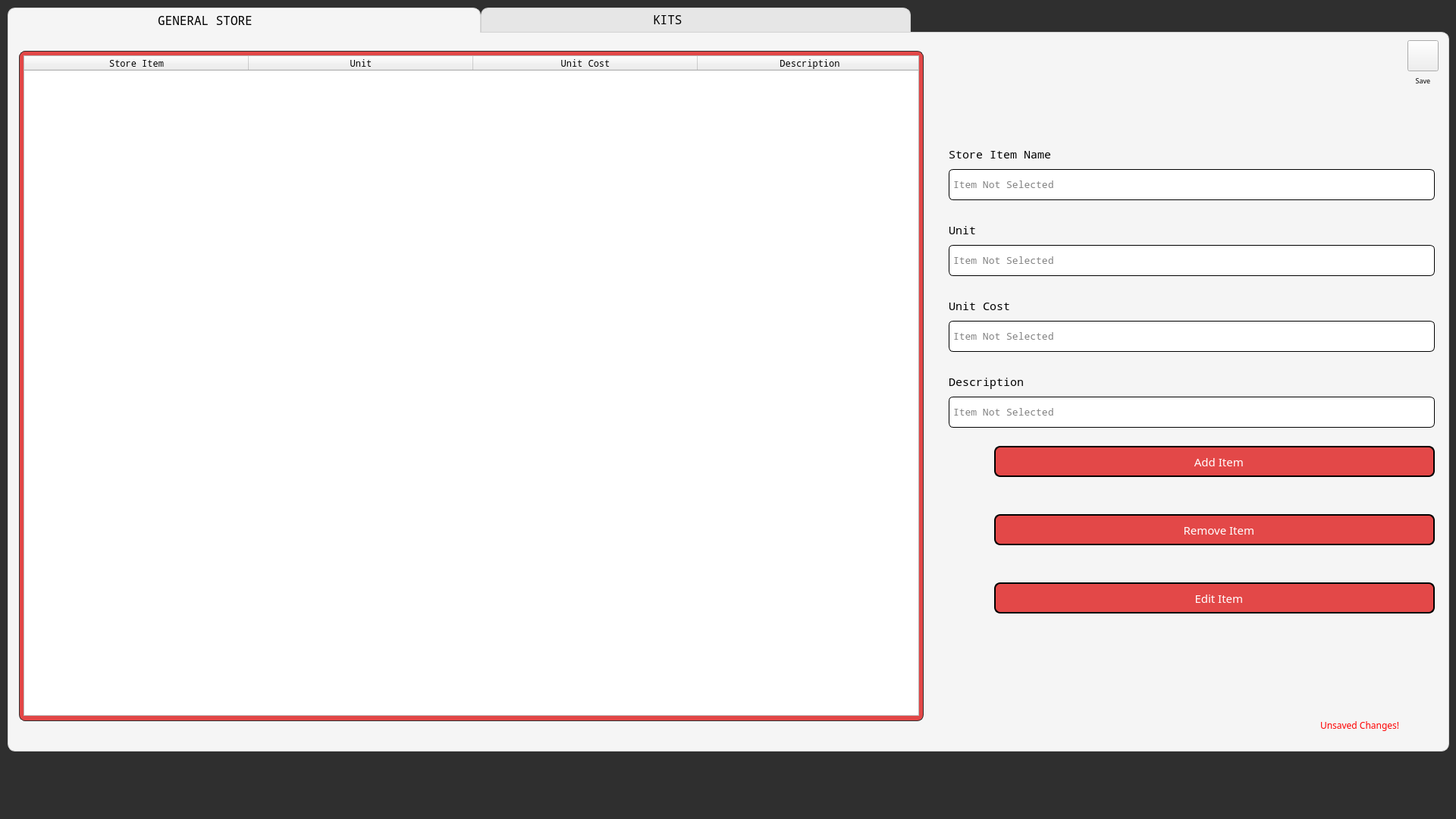
<?xml version="1.0" encoding="UTF-8"?>
<ui version="4.0">
 <class>MainWindow</class>
 <widget class="QMainWindow" name="MainWindow">
  <property name="geometry">
   <rect>
    <x>0</x>
    <y>0</y>
    <width>1920</width>
    <height>1080</height>
   </rect>
  </property>
  <property name="windowTitle">
   <string>Store Management System</string>
  </property>
  <property name="styleSheet">
   <string notr="true">#centralwidget{
	background-color: rgb(47, 47, 47);
}</string>
  </property>
  <widget class="QWidget" name="centralwidget">
   <widget class="QTabWidget" name="tabWidget">
    <property name="geometry">
     <rect>
      <x>10</x>
      <y>10</y>
      <width>1901</width>
      <height>981</height>
     </rect>
    </property>
    <property name="font">
     <font>
      <family>Noto Mono</family>
      <pointsize>12</pointsize>
      <weight>50</weight>
      <bold>false</bold>
     </font>
    </property>
    <property name="styleSheet">
     <string notr="true">QTabWidget::pane {
  border: 1px solid lightgray;
  top:-1px; 
  background: rgb(245, 245, 245);; 
  border-top-right-radius: 10px;
  border-bottom-left-radius: 10px;
  border-bottom-right-radius: 10px;
} 

QTabBar::tab {
  background: rgb(230, 230, 230); 
  border: 1px solid lightgray; 
  border-top-left-radius: 10px;
  border-top-right-radius: 10px;
  min-width: 150ex;
  padding: 6px;
padding-left : 5px;
padding-right: 300px;
} 

QTabBar::tab:selected { 
  background: rgb(245, 245, 245); 
  margin-bottom: -1px; 
}</string>
    </property>
    <property name="tabPosition">
     <enum>QTabWidget::North</enum>
    </property>
    <property name="currentIndex">
     <number>0</number>
    </property>
    <property name="iconSize">
     <size>
      <width>35</width>
      <height>35</height>
     </size>
    </property>
    <property name="elideMode">
     <enum>Qt::ElideNone</enum>
    </property>
    <property name="documentMode">
     <bool>false</bool>
    </property>
    <widget class="QWidget" name="tab">
     <attribute name="icon">
      <iconset resource="icons.qrc">
       <normaloff>:/images/generalstoretabicon.png</normaloff>
       <normalon>:/images/generalstoretabiconHL.png</normalon>
       <activeoff>:/images/generalstoretabicon.png</activeoff>
       <selectedoff>:/images/generalstoretabicon.png</selectedoff>
       <selectedon>:/images/generalstoretabiconHL.png</selectedon>:/images/generalstoretabicon.png</iconset>
     </attribute>
     <attribute name="title">
      <string>                    GENERAL STORE</string>
     </attribute>
     <widget class="QTableWidget" name="GeneralStoreList">
      <property name="geometry">
       <rect>
        <x>20</x>
        <y>30</y>
        <width>1181</width>
        <height>871</height>
       </rect>
      </property>
      <property name="font">
       <font>
        <family>Noto Mono</family>
        <pointsize>12</pointsize>
        <weight>50</weight>
        <italic>false</italic>
        <bold>false</bold>
       </font>
      </property>
      <property name="styleSheet">
       <string notr="true">font-family: Noto Mono;
selection-background-color: rgba(226, 71, 71, 120);</string>
      </property>
      <property name="lineWidth">
       <number>1</number>
      </property>
      <property name="verticalScrollBarPolicy">
       <enum>Qt::ScrollBarAsNeeded</enum>
      </property>
      <property name="horizontalScrollBarPolicy">
       <enum>Qt::ScrollBarAlwaysOff</enum>
      </property>
      <property name="selectionMode">
       <enum>QAbstractItemView::SingleSelection</enum>
      </property>
      <property name="selectionBehavior">
       <enum>QAbstractItemView::SelectRows</enum>
      </property>
      <property name="cornerButtonEnabled">
       <bool>false</bool>
      </property>
      <attribute name="horizontalHeaderCascadingSectionResizes">
       <bool>false</bool>
      </attribute>
      <attribute name="horizontalHeaderDefaultSectionSize">
       <number>296</number>
      </attribute>
      <attribute name="horizontalHeaderShowSortIndicator" stdset="0">
       <bool>false</bool>
      </attribute>
      <attribute name="verticalHeaderVisible">
       <bool>false</bool>
      </attribute>
      <column>
       <property name="text">
        <string>Store Item</string>
       </property>
      </column>
      <column>
       <property name="text">
        <string>Unit</string>
       </property>
      </column>
      <column>
       <property name="text">
        <string>Unit Cost</string>
       </property>
      </column>
      <column>
       <property name="text">
        <string>Description</string>
       </property>
      </column>
     </widget>
     <widget class="QWidget" name="ListBackground" native="true">
      <property name="geometry">
       <rect>
        <x>14</x>
        <y>24</y>
        <width>1193</width>
        <height>884</height>
       </rect>
      </property>
      <property name="styleSheet">
       <string notr="true">background-color: rgb(47,47,47);
background-color: rgb(226, 71, 71);
border: 1px solid rgb(47,47,47);
border-radius: 8px;</string>
      </property>
     </widget>
     <widget class="QLabel" name="LabelStoreItemName">
      <property name="geometry">
       <rect>
        <x>1240</x>
        <y>140</y>
        <width>641</width>
        <height>41</height>
       </rect>
      </property>
      <property name="font">
       <font>
        <family>Noto Mono</family>
        <pointsize>11</pointsize>
       </font>
      </property>
      <property name="text">
       <string>Store Item Name</string>
      </property>
     </widget>
     <widget class="QLineEdit" name="EditStoreItemName">
      <property name="geometry">
       <rect>
        <x>1240</x>
        <y>180</y>
        <width>641</width>
        <height>41</height>
       </rect>
      </property>
      <property name="font">
       <font>
        <family>Noto Mono</family>
        <pointsize>10</pointsize>
       </font>
      </property>
      <property name="styleSheet">
       <string notr="true">border: 1px solid black;
border-radius: 6px;
padding-left: 3px;</string>
      </property>
      <property name="text">
       <string/>
      </property>
      <property name="readOnly">
       <bool>true</bool>
      </property>
      <property name="placeholderText">
       <string>Item Not Selected</string>
      </property>
     </widget>
     <widget class="QLabel" name="LabelUnit">
      <property name="geometry">
       <rect>
        <x>1240</x>
        <y>240</y>
        <width>641</width>
        <height>41</height>
       </rect>
      </property>
      <property name="font">
       <font>
        <family>Noto Mono</family>
        <pointsize>11</pointsize>
       </font>
      </property>
      <property name="text">
       <string>Unit</string>
      </property>
     </widget>
     <widget class="QLineEdit" name="EditUnit">
      <property name="geometry">
       <rect>
        <x>1240</x>
        <y>280</y>
        <width>641</width>
        <height>41</height>
       </rect>
      </property>
      <property name="font">
       <font>
        <family>Noto Mono</family>
        <pointsize>10</pointsize>
       </font>
      </property>
      <property name="styleSheet">
       <string notr="true">border: 1px solid black;
border-radius: 6px;
padding-left: 3px;</string>
      </property>
      <property name="text">
       <string/>
      </property>
      <property name="readOnly">
       <bool>true</bool>
      </property>
      <property name="placeholderText">
       <string>Item Not Selected</string>
      </property>
     </widget>
     <widget class="QLabel" name="LabelUnitCost">
      <property name="geometry">
       <rect>
        <x>1240</x>
        <y>340</y>
        <width>641</width>
        <height>41</height>
       </rect>
      </property>
      <property name="font">
       <font>
        <family>Noto Mono</family>
        <pointsize>11</pointsize>
       </font>
      </property>
      <property name="text">
       <string>Unit Cost</string>
      </property>
     </widget>
     <widget class="QLineEdit" name="EditUnitCost">
      <property name="geometry">
       <rect>
        <x>1240</x>
        <y>380</y>
        <width>641</width>
        <height>41</height>
       </rect>
      </property>
      <property name="font">
       <font>
        <family>Noto Mono</family>
        <pointsize>10</pointsize>
       </font>
      </property>
      <property name="styleSheet">
       <string notr="true">border: 1px solid black;
border-radius: 6px;
padding-left: 3px;</string>
      </property>
      <property name="text">
       <string/>
      </property>
      <property name="readOnly">
       <bool>true</bool>
      </property>
      <property name="placeholderText">
       <string>Item Not Selected</string>
      </property>
     </widget>
     <widget class="QLabel" name="LabelDescription">
      <property name="geometry">
       <rect>
        <x>1240</x>
        <y>440</y>
        <width>641</width>
        <height>41</height>
       </rect>
      </property>
      <property name="font">
       <font>
        <family>Noto Mono</family>
        <pointsize>11</pointsize>
       </font>
      </property>
      <property name="text">
       <string>Description</string>
      </property>
     </widget>
     <widget class="QLineEdit" name="EditDescription">
      <property name="geometry">
       <rect>
        <x>1240</x>
        <y>480</y>
        <width>641</width>
        <height>41</height>
       </rect>
      </property>
      <property name="font">
       <font>
        <family>Noto Mono</family>
        <pointsize>10</pointsize>
       </font>
      </property>
      <property name="styleSheet">
       <string notr="true">border: 1px solid black;
border-radius: 6px;
padding-left: 3px;</string>
      </property>
      <property name="text">
       <string/>
      </property>
      <property name="readOnly">
       <bool>true</bool>
      </property>
      <property name="placeholderText">
       <string>Item Not Selected</string>
      </property>
     </widget>
     <widget class="QPushButton" name="AddItemButton">
      <property name="geometry">
       <rect>
        <x>1300</x>
        <y>545</y>
        <width>581</width>
        <height>41</height>
       </rect>
      </property>
      <property name="font">
       <font>
        <family>Noto Sans</family>
        <pointsize>11</pointsize>
       </font>
      </property>
      <property name="styleSheet">
       <string notr="true">QPushButton {
	color:white;
	border: 2px solid black;
	border-radius: 8px;
	background-color: rgba(220, 0, 0, 180);
}
QPushButton:hover {
	background-color: rgba(180, 0, 0, 200);
}
QPushButton:pressed {
	background-color: rgba(140, 0, 0, 200);
}</string>
      </property>
      <property name="text">
       <string>   Add Item</string>
      </property>
      <property name="iconSize">
       <size>
        <width>25</width>
        <height>25</height>
       </size>
      </property>
     </widget>
     <widget class="QPushButton" name="RemoveItemButton">
      <property name="geometry">
       <rect>
        <x>1300</x>
        <y>635</y>
        <width>581</width>
        <height>41</height>
       </rect>
      </property>
      <property name="font">
       <font>
        <family>Noto Sans</family>
        <pointsize>11</pointsize>
       </font>
      </property>
      <property name="styleSheet">
       <string notr="true">QPushButton {
	color:white;
	border: 2px solid black;
	border-radius: 8px;
	background-color: rgba(220, 0, 0, 180);
}
QPushButton:hover {
	background-color: rgba(180, 0, 0, 200);
}
QPushButton:pressed {
	background-color: rgba(140, 0, 0, 200);
}</string>
      </property>
      <property name="text">
       <string>   Remove Item</string>
      </property>
      <property name="iconSize">
       <size>
        <width>25</width>
        <height>25</height>
       </size>
      </property>
     </widget>
     <widget class="QPushButton" name="EditItemButton">
      <property name="geometry">
       <rect>
        <x>1300</x>
        <y>725</y>
        <width>581</width>
        <height>41</height>
       </rect>
      </property>
      <property name="font">
       <font>
        <family>Noto Sans</family>
        <pointsize>11</pointsize>
       </font>
      </property>
      <property name="styleSheet">
       <string notr="true">QPushButton {
	color:white;
	border: 2px solid black;
	border-radius: 8px;
	background-color: rgba(220, 0, 0, 180);
}
QPushButton:hover {
	background-color: rgba(180, 0, 0, 200);
}
QPushButton:pressed {
	background-color: rgba(140, 0, 0, 200);
}</string>
      </property>
      <property name="text">
       <string>   Edit Item</string>
      </property>
      <property name="iconSize">
       <size>
        <width>25</width>
        <height>25</height>
       </size>
      </property>
     </widget>
     <widget class="QLabel" name="label">
      <property name="geometry">
       <rect>
        <x>1240</x>
        <y>540</y>
        <width>51</width>
        <height>51</height>
       </rect>
      </property>
      <property name="text">
       <string/>
      </property>
      <property name="pixmap">
       <pixmap resource="icons.qrc">:/images/addStoreItemButtonIcon.png</pixmap>
      </property>
      <property name="scaledContents">
       <bool>true</bool>
      </property>
     </widget>
     <widget class="QLabel" name="label_2">
      <property name="geometry">
       <rect>
        <x>1240</x>
        <y>720</y>
        <width>51</width>
        <height>51</height>
       </rect>
      </property>
      <property name="text">
       <string/>
      </property>
      <property name="pixmap">
       <pixmap resource="icons.qrc">:/images/editStoreItemButtonIcon.png</pixmap>
      </property>
      <property name="scaledContents">
       <bool>true</bool>
      </property>
     </widget>
     <widget class="QLabel" name="label_3">
      <property name="geometry">
       <rect>
        <x>1240</x>
        <y>630</y>
        <width>51</width>
        <height>51</height>
       </rect>
      </property>
      <property name="text">
       <string/>
      </property>
      <property name="pixmap">
       <pixmap resource="icons.qrc">:/images/removeStoreItemButtonIcon.png</pixmap>
      </property>
      <property name="scaledContents">
       <bool>true</bool>
      </property>
     </widget>
     <widget class="QLabel" name="AlertLabel">
      <property name="geometry">
       <rect>
        <x>1870</x>
        <y>900</y>
        <width>21</width>
        <height>21</height>
       </rect>
      </property>
      <property name="text">
       <string/>
      </property>
      <property name="pixmap">
       <pixmap resource="icons.qrc">:/images/alertIcon.png</pixmap>
      </property>
      <property name="scaledContents">
       <bool>true</bool>
      </property>
     </widget>
     <widget class="QPushButton" name="SaveButton">
      <property name="geometry">
       <rect>
        <x>1845</x>
        <y>10</y>
        <width>41</width>
        <height>41</height>
       </rect>
      </property>
      <property name="styleSheet">
       <string notr="true">QPushButton {
border-image: url(:/images/saveIconIdle.png) 0 0 0 0 0.5 0.5;
}
QPushButton:hover {
border-image: url(:/images/saveIconHover.png) 0 0 0 0 0.5 0.5;
}
QPushButton:pressed {
border-image: url(:/images/saveIconPressed.png) 0 0 0 0 0.5 0.5;
}</string>
      </property>
      <property name="text">
       <string/>
      </property>
     </widget>
     <widget class="QLabel" name="AlertText">
      <property name="geometry">
       <rect>
        <x>1730</x>
        <y>903</y>
        <width>141</width>
        <height>20</height>
       </rect>
      </property>
      <property name="font">
       <font>
        <family>Pixeloid Sans</family>
       </font>
      </property>
      <property name="styleSheet">
       <string notr="true">color:red;</string>
      </property>
      <property name="text">
       <string>Unsaved Changes!</string>
      </property>
     </widget>
     <widget class="QLabel" name="LabelSave">
      <property name="geometry">
       <rect>
        <x>1840</x>
        <y>53</y>
        <width>51</width>
        <height>21</height>
       </rect>
      </property>
      <property name="font">
       <font>
        <family>Pixeloid Sans</family>
        <pointsize>7</pointsize>
       </font>
      </property>
      <property name="text">
       <string>Save</string>
      </property>
      <property name="alignment">
       <set>Qt::AlignCenter</set>
      </property>
     </widget>
     <zorder>ListBackground</zorder>
     <zorder>GeneralStoreList</zorder>
     <zorder>LabelStoreItemName</zorder>
     <zorder>EditStoreItemName</zorder>
     <zorder>LabelUnit</zorder>
     <zorder>EditUnit</zorder>
     <zorder>LabelUnitCost</zorder>
     <zorder>EditUnitCost</zorder>
     <zorder>LabelDescription</zorder>
     <zorder>EditDescription</zorder>
     <zorder>AddItemButton</zorder>
     <zorder>RemoveItemButton</zorder>
     <zorder>EditItemButton</zorder>
     <zorder>label</zorder>
     <zorder>label_2</zorder>
     <zorder>label_3</zorder>
     <zorder>AlertLabel</zorder>
     <zorder>SaveButton</zorder>
     <zorder>AlertText</zorder>
     <zorder>LabelSave</zorder>
    </widget>
    <widget class="QWidget" name="tab_2">
     <attribute name="icon">
      <iconset resource="icons.qrc">
       <normaloff>:/images/kitstabicon.png</normaloff>
       <normalon>:/images/kitstabiconHL.png</normalon>:/images/kitstabicon.png</iconset>
     </attribute>
     <attribute name="title">
      <string>                       KITS</string>
     </attribute>
     <widget class="QTableWidget" name="KitContentList">
      <property name="geometry">
       <rect>
        <x>670</x>
        <y>20</y>
        <width>521</width>
        <height>881</height>
       </rect>
      </property>
      <property name="font">
       <font>
        <family>Noto Mono</family>
        <pointsize>10</pointsize>
        <weight>50</weight>
        <italic>false</italic>
        <bold>false</bold>
       </font>
      </property>
      <property name="styleSheet">
       <string notr="true">font-family: Noto Mono;
selection-background-color: rgba(226, 71, 71, 120);</string>
      </property>
      <property name="lineWidth">
       <number>1</number>
      </property>
      <property name="verticalScrollBarPolicy">
       <enum>Qt::ScrollBarAsNeeded</enum>
      </property>
      <property name="horizontalScrollBarPolicy">
       <enum>Qt::ScrollBarAlwaysOff</enum>
      </property>
      <property name="selectionMode">
       <enum>QAbstractItemView::SingleSelection</enum>
      </property>
      <property name="selectionBehavior">
       <enum>QAbstractItemView::SelectRows</enum>
      </property>
      <property name="cornerButtonEnabled">
       <bool>false</bool>
      </property>
      <attribute name="horizontalHeaderCascadingSectionResizes">
       <bool>false</bool>
      </attribute>
      <attribute name="horizontalHeaderDefaultSectionSize">
       <number>175</number>
      </attribute>
      <attribute name="horizontalHeaderShowSortIndicator" stdset="0">
       <bool>false</bool>
      </attribute>
      <attribute name="verticalHeaderVisible">
       <bool>false</bool>
      </attribute>
      <column>
       <property name="text">
        <string>Store Item</string>
       </property>
      </column>
      <column>
       <property name="text">
        <string>Amount</string>
       </property>
      </column>
      <column>
       <property name="text">
        <string>Cost</string>
       </property>
      </column>
     </widget>
     <widget class="QWidget" name="ListBackground_2" native="true">
      <property name="geometry">
       <rect>
        <x>664</x>
        <y>13</y>
        <width>533</width>
        <height>896</height>
       </rect>
      </property>
      <property name="styleSheet">
       <string notr="true">background-color: rgb(47,47,47);
background-color: rgb(226, 71, 71);
border: 1px solid rgb(47,47,47);
border-radius: 8px;</string>
      </property>
     </widget>
     <widget class="QTableWidget" name="KitList">
      <property name="geometry">
       <rect>
        <x>60</x>
        <y>20</y>
        <width>521</width>
        <height>881</height>
       </rect>
      </property>
      <property name="font">
       <font>
        <family>Noto Mono</family>
        <pointsize>12</pointsize>
        <weight>50</weight>
        <italic>false</italic>
        <bold>false</bold>
       </font>
      </property>
      <property name="styleSheet">
       <string notr="true">font-family: Noto Mono;
selection-background-color: rgba(226, 71, 71, 120);</string>
      </property>
      <property name="lineWidth">
       <number>1</number>
      </property>
      <property name="verticalScrollBarPolicy">
       <enum>Qt::ScrollBarAsNeeded</enum>
      </property>
      <property name="horizontalScrollBarPolicy">
       <enum>Qt::ScrollBarAlwaysOff</enum>
      </property>
      <property name="selectionMode">
       <enum>QAbstractItemView::SingleSelection</enum>
      </property>
      <property name="selectionBehavior">
       <enum>QAbstractItemView::SelectRows</enum>
      </property>
      <property name="cornerButtonEnabled">
       <bool>false</bool>
      </property>
      <attribute name="horizontalHeaderCascadingSectionResizes">
       <bool>false</bool>
      </attribute>
      <attribute name="horizontalHeaderDefaultSectionSize">
       <number>520</number>
      </attribute>
      <attribute name="horizontalHeaderShowSortIndicator" stdset="0">
       <bool>false</bool>
      </attribute>
      <attribute name="verticalHeaderVisible">
       <bool>false</bool>
      </attribute>
      <column>
       <property name="text">
        <string>Kit Name</string>
       </property>
      </column>
     </widget>
     <widget class="QWidget" name="ListBackground_3" native="true">
      <property name="geometry">
       <rect>
        <x>54</x>
        <y>14</y>
        <width>533</width>
        <height>894</height>
       </rect>
      </property>
      <property name="styleSheet">
       <string notr="true">background-color: rgb(47,47,47);
background-color: rgb(226, 71, 71);
border: 1px solid rgb(47,47,47);
border-radius: 8px;</string>
      </property>
     </widget>
     <widget class="QLineEdit" name="EditKitName">
      <property name="geometry">
       <rect>
        <x>1270</x>
        <y>60</y>
        <width>611</width>
        <height>41</height>
       </rect>
      </property>
      <property name="font">
       <font>
        <family>Noto Mono</family>
        <pointsize>10</pointsize>
       </font>
      </property>
      <property name="styleSheet">
       <string notr="true">border: 1px solid black;
border-radius: 6px;
padding-left: 3px;</string>
      </property>
      <property name="text">
       <string/>
      </property>
      <property name="readOnly">
       <bool>true</bool>
      </property>
      <property name="placeholderText">
       <string>Item Not Selected</string>
      </property>
     </widget>
     <widget class="QLabel" name="LabelKitName">
      <property name="geometry">
       <rect>
        <x>1270</x>
        <y>20</y>
        <width>611</width>
        <height>41</height>
       </rect>
      </property>
      <property name="font">
       <font>
        <family>Noto Mono</family>
        <pointsize>11</pointsize>
       </font>
      </property>
      <property name="text">
       <string>Kit Name</string>
      </property>
     </widget>
     <widget class="QLabel" name="LabelKitTotalCost">
      <property name="geometry">
       <rect>
        <x>1270</x>
        <y>120</y>
        <width>611</width>
        <height>41</height>
       </rect>
      </property>
      <property name="font">
       <font>
        <family>Noto Mono</family>
        <pointsize>11</pointsize>
       </font>
      </property>
      <property name="text">
       <string>Kit Total Cost</string>
      </property>
     </widget>
     <widget class="QLineEdit" name="EditKitTotalCost">
      <property name="geometry">
       <rect>
        <x>1270</x>
        <y>160</y>
        <width>611</width>
        <height>41</height>
       </rect>
      </property>
      <property name="font">
       <font>
        <family>Noto Mono</family>
        <pointsize>10</pointsize>
       </font>
      </property>
      <property name="styleSheet">
       <string notr="true">border: 1px solid black;
border-radius: 6px;
padding-left: 3px;</string>
      </property>
      <property name="text">
       <string/>
      </property>
      <property name="readOnly">
       <bool>true</bool>
      </property>
      <property name="placeholderText">
       <string>Item Not Selected</string>
      </property>
     </widget>
     <widget class="QPushButton" name="RemoveKitButton">
      <property name="geometry">
       <rect>
        <x>1340</x>
        <y>725</y>
        <width>541</width>
        <height>41</height>
       </rect>
      </property>
      <property name="font">
       <font>
        <family>Noto Sans</family>
        <pointsize>11</pointsize>
       </font>
      </property>
      <property name="styleSheet">
       <string notr="true">QPushButton {
	color:white;
	border: 2px solid black;
	border-radius: 8px;
	background-color: rgba(220, 0, 0, 180);
}
QPushButton:hover {
	background-color: rgba(180, 0, 0, 200);
}
QPushButton:pressed {
	background-color: rgba(140, 0, 0, 200);
}</string>
      </property>
      <property name="text">
       <string>   Remove Kit</string>
      </property>
      <property name="iconSize">
       <size>
        <width>25</width>
        <height>25</height>
       </size>
      </property>
     </widget>
     <widget class="QPushButton" name="AddKitButton">
      <property name="geometry">
       <rect>
        <x>1340</x>
        <y>635</y>
        <width>541</width>
        <height>41</height>
       </rect>
      </property>
      <property name="font">
       <font>
        <family>Noto Sans</family>
        <pointsize>11</pointsize>
       </font>
      </property>
      <property name="styleSheet">
       <string notr="true">QPushButton {
	color:white;
	border: 2px solid black;
	border-radius: 8px;
	background-color: rgba(220, 0, 0, 180);
}
QPushButton:hover {
	background-color: rgba(180, 0, 0, 200);
}
QPushButton:pressed {
	background-color: rgba(140, 0, 0, 200);
}</string>
      </property>
      <property name="text">
       <string>   Add Kit</string>
      </property>
      <property name="iconSize">
       <size>
        <width>25</width>
        <height>25</height>
       </size>
      </property>
     </widget>
     <widget class="QComboBox" name="StoreItemSelect">
      <property name="geometry">
       <rect>
        <x>1290</x>
        <y>340</y>
        <width>561</width>
        <height>41</height>
       </rect>
      </property>
      <property name="styleSheet">
       <string notr="true">QComboBox {
    border: 2px solid black;
    border-radius: 8px;
	padding-left : 8px;
	font-family: Noto Mono;
	font-size: 18px;
}

QComboBox::drop-down {
	border: 2px solid black;
	border-radius: 16px
	font-family: Noto Mono;
	font-size: 18px;
    subcontrol-origin: padding;
    subcontrol-position: top right;
}</string>
      </property>
      <item>
       <property name="text">
        <string>Default Store Item</string>
       </property>
      </item>
     </widget>
     <widget class="QDoubleSpinBox" name="StoreItemAmountSelect">
      <property name="geometry">
       <rect>
        <x>1290</x>
        <y>420</y>
        <width>561</width>
        <height>41</height>
       </rect>
      </property>
      <property name="styleSheet">
       <string notr="true">QDoubleSpinBox {
	border: 2px solid black;
	border-radius: 8px;
	font-family: Noto Mono;
	font-size: 18px;
}</string>
      </property>
      <property name="decimals">
       <number>4</number>
      </property>
      <property name="maximum">
       <double>999999999.000000000000000</double>
      </property>
     </widget>
     <widget class="QPushButton" name="AddStoreItemButton">
      <property name="geometry">
       <rect>
        <x>1290</x>
        <y>510</y>
        <width>201</width>
        <height>41</height>
       </rect>
      </property>
      <property name="font">
       <font>
        <family>Noto Sans</family>
        <pointsize>11</pointsize>
       </font>
      </property>
      <property name="styleSheet">
       <string notr="true">QPushButton {
	color:white;
	border: 2px solid black;
	border-radius: 8px;
	background-color: rgba(220, 0, 0, 180);
}
QPushButton:hover {
	background-color: rgba(180, 0, 0, 200);
}
QPushButton:pressed {
	background-color: rgba(140, 0, 0, 200);
}</string>
      </property>
      <property name="text">
       <string>Add Store Item</string>
      </property>
      <property name="iconSize">
       <size>
        <width>25</width>
        <height>25</height>
       </size>
      </property>
     </widget>
     <widget class="QPushButton" name="RemoveSelectedStoreItemButton">
      <property name="geometry">
       <rect>
        <x>1500</x>
        <y>510</y>
        <width>351</width>
        <height>41</height>
       </rect>
      </property>
      <property name="font">
       <font>
        <family>Noto Sans</family>
        <pointsize>11</pointsize>
       </font>
      </property>
      <property name="styleSheet">
       <string notr="true">QPushButton {
	color:white;
	border: 2px solid black;
	border-radius: 8px;
	background-color: rgba(220, 0, 0, 180);
}
QPushButton:hover {
	background-color: rgba(180, 0, 0, 200);
}
QPushButton:pressed {
	background-color: rgba(140, 0, 0, 200);
}</string>
      </property>
      <property name="text">
       <string>Remove Selected Store Item</string>
      </property>
      <property name="iconSize">
       <size>
        <width>25</width>
        <height>25</height>
       </size>
      </property>
     </widget>
     <widget class="QWidget" name="ListBackground_4" native="true">
      <property name="geometry">
       <rect>
        <x>1270</x>
        <y>230</y>
        <width>601</width>
        <height>351</height>
       </rect>
      </property>
      <property name="styleSheet">
       <string notr="true">border: 2px solid rgb(47,47,47);
border-radius: 8px;</string>
      </property>
     </widget>
     <widget class="QLabel" name="LabelKitTotalCost_2">
      <property name="geometry">
       <rect>
        <x>1290</x>
        <y>240</y>
        <width>551</width>
        <height>41</height>
       </rect>
      </property>
      <property name="font">
       <font>
        <family>Noto Mono</family>
        <pointsize>11</pointsize>
       </font>
      </property>
      <property name="text">
       <string>Kit Edit </string>
      </property>
     </widget>
     <widget class="QLabel" name="LabelKitTotalCost_3">
      <property name="geometry">
       <rect>
        <x>1290</x>
        <y>300</y>
        <width>551</width>
        <height>41</height>
       </rect>
      </property>
      <property name="font">
       <font>
        <family>Noto Mono</family>
        <pointsize>9</pointsize>
       </font>
      </property>
      <property name="text">
       <string>Select Store Item</string>
      </property>
     </widget>
     <widget class="QLabel" name="LabelKitTotalCost_4">
      <property name="geometry">
       <rect>
        <x>1290</x>
        <y>380</y>
        <width>551</width>
        <height>41</height>
       </rect>
      </property>
      <property name="font">
       <font>
        <family>Noto Mono</family>
        <pointsize>9</pointsize>
       </font>
      </property>
      <property name="text">
       <string>Select Amount</string>
      </property>
     </widget>
     <widget class="QLabel" name="label_4">
      <property name="geometry">
       <rect>
        <x>1270</x>
        <y>720</y>
        <width>51</width>
        <height>51</height>
       </rect>
      </property>
      <property name="text">
       <string/>
      </property>
      <property name="pixmap">
       <pixmap resource="icons.qrc">:/images/removeStoreItemButtonIcon.png</pixmap>
      </property>
      <property name="scaledContents">
       <bool>true</bool>
      </property>
     </widget>
     <widget class="QLabel" name="label_5">
      <property name="geometry">
       <rect>
        <x>1270</x>
        <y>810</y>
        <width>51</width>
        <height>51</height>
       </rect>
      </property>
      <property name="text">
       <string/>
      </property>
      <property name="pixmap">
       <pixmap resource="icons.qrc">:/images/editStoreItemButtonIcon.png</pixmap>
      </property>
      <property name="scaledContents">
       <bool>true</bool>
      </property>
     </widget>
     <widget class="QLabel" name="label_6">
      <property name="geometry">
       <rect>
        <x>1270</x>
        <y>630</y>
        <width>51</width>
        <height>51</height>
       </rect>
      </property>
      <property name="text">
       <string/>
      </property>
      <property name="pixmap">
       <pixmap resource="icons.qrc">:/images/addStoreItemButtonIcon.png</pixmap>
      </property>
      <property name="scaledContents">
       <bool>true</bool>
      </property>
     </widget>
     <widget class="QPushButton" name="EditKitButton">
      <property name="geometry">
       <rect>
        <x>1340</x>
        <y>815</y>
        <width>541</width>
        <height>41</height>
       </rect>
      </property>
      <property name="font">
       <font>
        <family>Noto Sans</family>
        <pointsize>11</pointsize>
       </font>
      </property>
      <property name="styleSheet">
       <string notr="true">QPushButton {
	color:white;
	border: 2px solid black;
	border-radius: 8px;
	background-color: rgba(220, 0, 0, 180);
}
QPushButton:hover {
	background-color: rgba(180, 0, 0, 200);
}
QPushButton:pressed {
	background-color: rgba(140, 0, 0, 200);
}</string>
      </property>
      <property name="text">
       <string>Edit Kit</string>
      </property>
      <property name="iconSize">
       <size>
        <width>25</width>
        <height>25</height>
       </size>
      </property>
     </widget>
     <zorder>ListBackground_4</zorder>
     <zorder>ListBackground_3</zorder>
     <zorder>ListBackground_2</zorder>
     <zorder>KitContentList</zorder>
     <zorder>KitList</zorder>
     <zorder>EditKitName</zorder>
     <zorder>LabelKitName</zorder>
     <zorder>LabelKitTotalCost</zorder>
     <zorder>EditKitTotalCost</zorder>
     <zorder>RemoveKitButton</zorder>
     <zorder>AddKitButton</zorder>
     <zorder>StoreItemSelect</zorder>
     <zorder>StoreItemAmountSelect</zorder>
     <zorder>AddStoreItemButton</zorder>
     <zorder>RemoveSelectedStoreItemButton</zorder>
     <zorder>LabelKitTotalCost_2</zorder>
     <zorder>LabelKitTotalCost_3</zorder>
     <zorder>LabelKitTotalCost_4</zorder>
     <zorder>label_4</zorder>
     <zorder>label_5</zorder>
     <zorder>label_6</zorder>
     <zorder>EditKitButton</zorder>
    </widget>
   </widget>
  </widget>
  <widget class="QMenuBar" name="menubar">
   <property name="geometry">
    <rect>
     <x>0</x>
     <y>0</y>
     <width>1920</width>
     <height>26</height>
    </rect>
   </property>
  </widget>
 </widget>
 <resources>
  <include location="icons.qrc"/>
 </resources>
 <connections/>
</ui>
